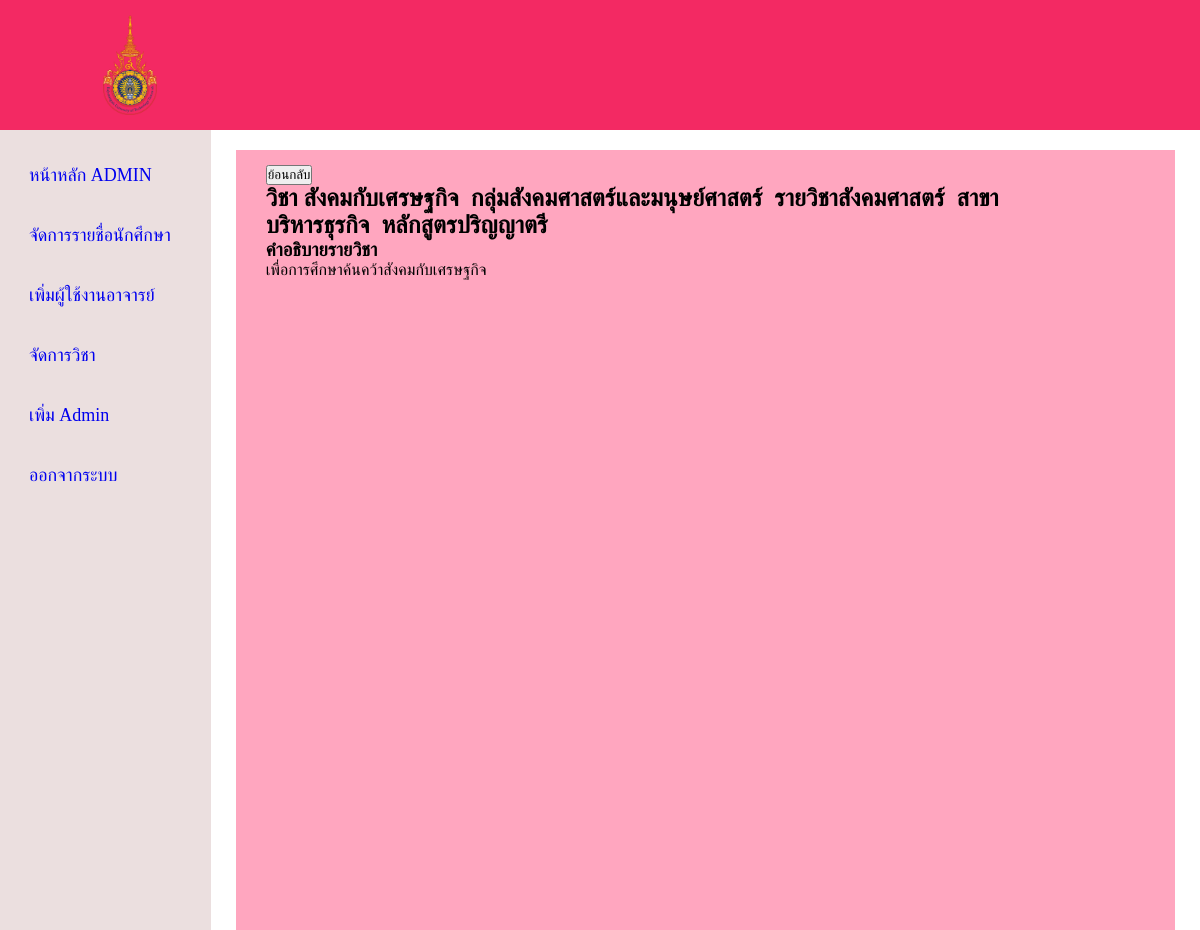
Page /admin/sj_description.php?GetID=10 on the committed database.
### tables this page shows
CREATE TABLE `subject` (
  `Subject_id` int(11) NOT NULL,
  `Course_code` char(11) NOT NULL,
  `Name_sub` char(100) NOT NULL,
  `Group_Category` enum('กลุ่มสังคมศาสตร์และมนุษย์ศาสตร์','กลุ่มภาษา','กลุ่มวิทยาศาสตร์และคณิตศาสตร์','กลุ่มบูรณาการ','กลุ่มวิชาแกน','กลุ่มวิชาฝึกงานและประสบการณ์') NOT NULL,
  `Group_sub` char(100) NOT NULL,
  `Faculty` enum('บริหารธุรกิจ','ศิลปะศาสตร์') NOT NULL,
  `Group_course` enum('ศึกษาทั่วไป-บังคับ','ศึกษาทั่วไป-เลือก','เฉพาะ-แกน','เฉพาะ-เลือก','เลือกเสรี') NOT NULL,
  `Sub_Year` int(4) NOT NULL,
  `Credit` int(1) NOT NULL,
  `Sub_descrip` text NOT NULL,
  `subject_scheme` enum('ปริญญาตรี','ปวส') NOT NULL
);

### admin/sj_description.php (the view, shortened to what this page needs)
<?php
require '../connect.php';
$Subject_id = $_GET['GetID'];
$sql = "SELECT * FROM subject WHERE subject.Subject_id = $Subject_id ";
$result = $connect->query($sql);
$row = $result->fetch_assoc();
?>
<!DOCTYPE html>
<html lang="en">
<head>
    <link rel='stylesheet' type='text/css' media='screen' href='styleadmin.css'>
</head>
<body>
<header class="header">
        <img src="../picture/มหาวิทยาลัยเทคโนโลยีราชมงคลตะวันออก.png" class="logo">
        </header>
        <div class="container">
            <nav class="sidebar">
                <div class="menu-bar">
                    <div class="menu">
                        <ul class="menu-links">
                            <li class="link">
                                <a href ="admin_home.php">
                                    <span class="text nav-text">หน้าหลัก ADMIN</span>
                                </a>
                            </li>
                            <li class="link">
                                <a href ="admin_manageStd.php">
                                    <span class="text nav-text">จัดการรายชื่อนักศึกษา</span>
                                </a>
                            </li>
                            <li class="link">
                                <a href ="add-user-teacher.php">
                                    <span class="text nav-text">เพิ่มผู้ใช้งานอาจารย์</span>
                                </a>
                            </li>
                            <li class="link">
                                <a href ="Admin_manageSub.php">
                                    <span class="text nav-text">จัดการวิชา</span>
                                </a>
                            </li>
                            <li class="link">
                                <a href ="add-admin.php">
                                    <span class="text nav-text">เพิ่ม Admin</span>
                                </a>
                            </li>
                            <li class="link">
                                <a href ="logout.php">
                                    <span class="text nav-text">ออกจากระบบ</span>
                                </a>
                            </li>
                        </ul>
                    </div>
                </div>
            </nav>
            <section class="home">
                <div class="container-box">
                <button onclick="history.go(-1);"> ย้อนกลับ </button>
                    <h1>วิชา <?php echo $row['Name_sub']; echo $row ['Group_Category'];echo $row['Group_sub'];echo "สาขา"; echo $row['Faculty'];echo "หลักสูตร";echo $row['subject_scheme']; ?> </h1>
                    <h3>คำอธิบายรายวิชา</h3>
                    <p><?php echo $row ['Sub_descrip'] ?></p>
                </div>
            </section>
            </body>
</html>

### admin/styleadmin.css (style rules this page uses)
* { margin: 0; padding: 0; box-sizing: border-box; }
.header { display: flex; align-items: center; justify-content: space-between; background-color: #f32963; padding: 15px 80px; }
.logo { width: 100px; height: 100px; object-fit: contain; }
.container { display: flex; }
.sidebar { top: 0; left: 0; height: 100vh; width: 250px; padding: 10px 14px; background-color: rgba(228, 211, 211, 0.719); }
.sidebar li { height: 50px; margin-top: 10px; display: flex; list-style: none; align-items: center; font-size: 18px; }
.sidebar li a { width: 100%; height: 100%; padding-left: 15px; display: flex; align-items: center; text-decoration: none; border-radius: 5px; }
.menu-bar { width: 100%; }
.home { display: flex; justify-content: center; height: 100vh; width: 100%; }
.container-box { margin-top: 20px; padding: 15px 30px; width: 95%; background-color: #ffa6bf; }

### rows in the picture
subject: Name_sub "สังคมกับเศรษฐกิจ", Group_Category "กลุ่มสังคมศาสตร์และมนุษย์ศาสตร์", Group_sub "รายวิชาสังคมศาสตร์", Faculty "บริหารธุรกิจ", subject_scheme "ปริญญาตรี", Sub_descrip "เพื่อการศึกษาค้นคว้าสังคมกับเศรษฐกิจ"
